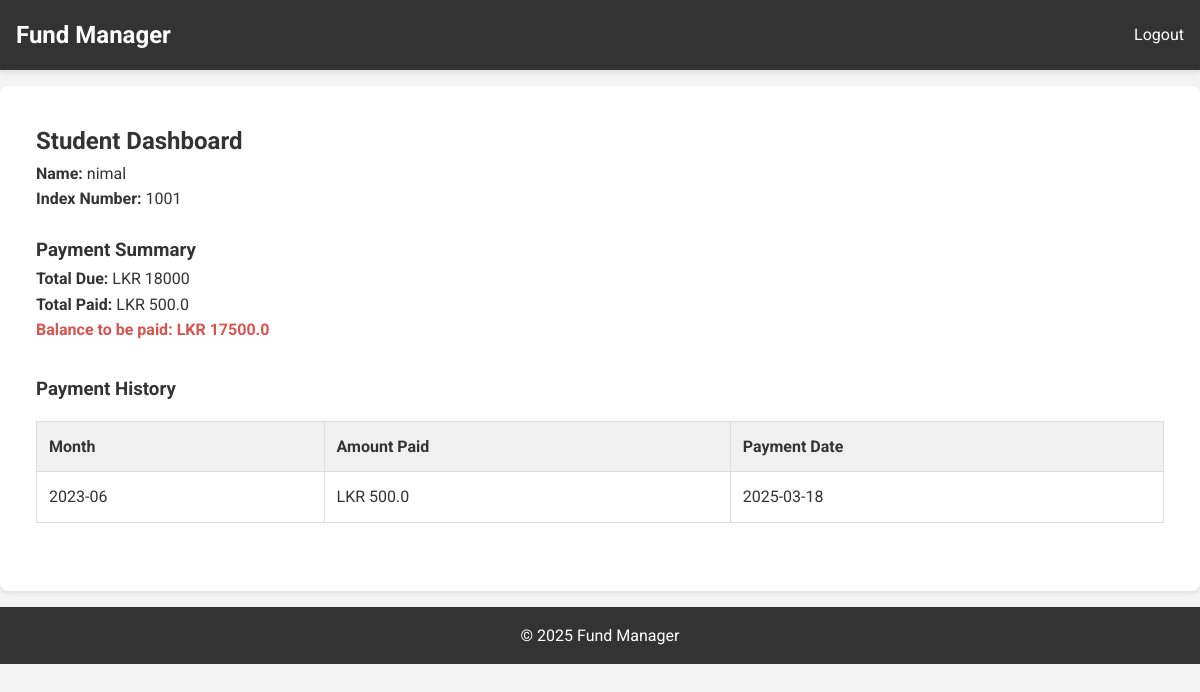
The page /student/dashboard (signed in) on the database as committed earlier.
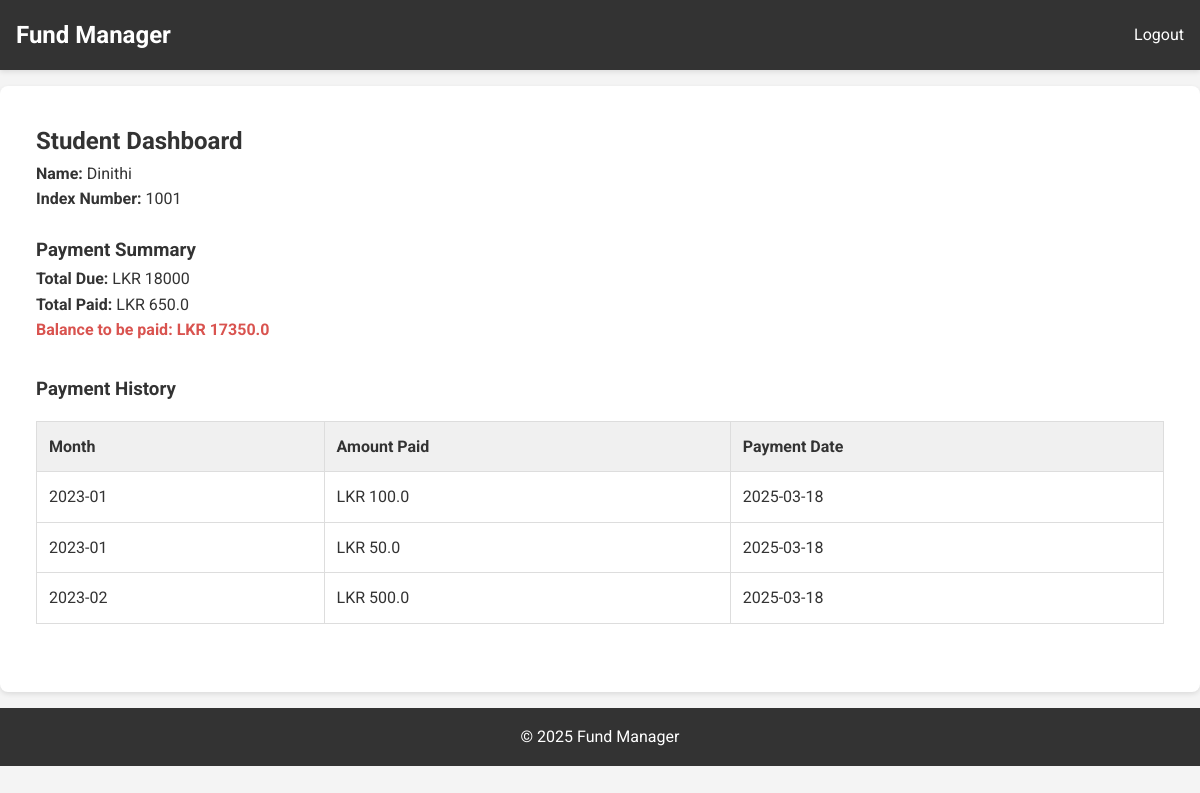
The same page on the database as committed later.
### tables this page shows
CREATE TABLE Students (
    student_id INTEGER PRIMARY KEY AUTOINCREMENT,
    index_number TEXT UNIQUE NOT NULL,
    name TEXT NOT NULL,
    password TEXT NOT NULL
);

CREATE TABLE Payments (
    payment_id INTEGER PRIMARY KEY AUTOINCREMENT,
    student_id INTEGER NOT NULL,
    month TEXT NOT NULL,
    amount_paid REAL NOT NULL,
    payment_date TEXT NOT NULL,
    FOREIGN KEY (student_id) REFERENCES Students(student_id)
);

### app.py (the view)
@app.route('/student/dashboard')
def student_dashboard():
    if 'student_id' not in session:
        return redirect(url_for('student_login'))
    student_id = session['student_id']
    student = database.get_db().execute('SELECT * FROM Students WHERE student_id = ?', (student_id,)).fetchone()
    payments = database.get_student_payments(student_id)
    total_due = calculate_total_due(student_id)  # Implement this function
    total_paid = sum([p['amount_paid'] for p in payments])
    return render_template('student_dashboard.html', student=student, payments=payments, total_due=total_due, total_paid=total_paid)

### app.py (called while the page is built)
def calculate_total_due(student_id):
    monthly_fee = 1000
    current_year = datetime.datetime.now().year
    current_month = datetime.datetime.now().month
    start_year = 2023  # Example start year
    start_month = 10   # Example start month
    total_months = (current_year - start_year) * 12 + (current_month - start_month) + 1
    total_due = total_months * monthly_fee
    return total_due

### database.py (called while the page is built)
def get_db():
    db = sqlite3.connect(DATABASE)
    db.row_factory = sqlite3.Row  # Access columns by name
    return db

def get_student_payments(student_id):
    db = get_db()
    cur = db.execute('SELECT * FROM Payments WHERE student_id = ? ORDER BY month', (student_id,))
    payments = cur.fetchall()
    db.close()
    return payments

### templates/student_dashboard.html (shortened to what this page needs)
{% extends "base.html" %}
{% block navbar %}
     <a href="{{ url_for('logout') }}" class="nav-link">Logout</a>
{% endblock %}
{% block content %}
    <div class="dashboard-container">
        <h2>Student Dashboard</h2>
        <p class="student-info">
            <strong>Name:</strong> {{ student.name }}<br>
            <strong>Index Number:</strong> {{ student.index_number }}
        </p>
        <div class="summary-section">
            <h3>Payment Summary</h3>
            <p><strong>Total Due:</strong> LKR {{ total_due }}</p>
            <p><strong>Total Paid:</strong> LKR {{ total_paid }}</p>
            <p class="balance"><strong>Balance to be paid:</strong> LKR {{ total_due - total_paid }}</p>
        </div>
        <div class="history-section">
            <h3>Payment History</h3>
            <table>
                <thead>
                    <tr>
                        <th>Month</th>
                        <th>Amount Paid</th>
                        <th>Payment Date</th>
                    </tr>
                </thead>
                <tbody>
                    {% for payment in payments %}
                    <tr>
                        <td>{{ payment.month }}</td>
                        <td>LKR {{ payment.amount_paid }}</td>
                        <td>{{ payment.payment_date }}</td>
                    </tr>
                    {% endfor %}
                </tbody>
            </table>
        </div>
    </div>
{% endblock %}

### templates/base.html (shortened to what this page needs)
<!DOCTYPE html>
<html lang="en">
<head>
    <link rel="stylesheet" href="{{ url_for('static', filename='style.css') }}">
</head>
<body>
    <header>
        <nav>
            <div class="logo">Fund Manager</div>
            {% block navbar %}
            {% endblock %}
        </nav>
    </header>
    <main>
        <section class="content">
            {% block content %}{% endblock %}
        </section>
    </main>
    <footer>
        <p>© 2025 Fund Manager</p>
    </footer>
</body>
</html>

### static/style.css (style rules this page uses)
* { box-sizing: border-box; margin: 0; padding: 0; }
body { font-family: 'Roboto', sans-serif; line-height: 1.6; background-color: #f4f4f4; color: #333; margin: 0; }
header { background-color: #333; color: #fff; padding: 1rem 0; box-shadow: 0 2px 5px rgba(0, 0, 0, 0.1); }
nav { display: flex; justify-content: space-between; align-items: center; max-width: 1200px; margin: 0 auto; padding: 0 1rem; }
.logo { font-size: 1.5rem; font-weight: bold; }
.nav-link { color: #fff; text-decoration: none; margin-left: 1rem; transition: color 0.3s ease; }
main { max-width: 1200px; margin: 1rem auto; padding: 1rem; background-color: #fff; border-radius: 8px; box-shadow: 0 2px 5px rgba(0, 0, 0, 0.1); }
.content { padding: 20px; }
footer { text-align: center; padding: 1rem 0; background-color: #333; color: #fff; }
table { border-collapse: collapse; width: 100%; margin-top: 1rem; }
th, td { border: 1px solid #ddd; padding: 0.75rem; text-align: left; }
th { background-color: #f0f0f0; }
.student-info { margin-bottom: 1.5rem; }
.summary-section, .history-section { margin-bottom: 2rem; }
.balance { font-weight: bold; color: #d9534f; }

Rows that differ between the two databases and show on the page:
changed Students: name "nimal" → "Dinithi"
added Payments: month "2023-01", amount_paid "100.0", payment_date "2025-03-18"
added Payments: month "2023-01", amount_paid "50.0", payment_date "2025-03-18"
changed Payments (number 3 of 3 on the later page): month "2023-06" → "2023-02"
Other text that changed with them:
{{ total_paid }}: "500.0" → "650.0"
{{ total_due - total_paid }}: "17500.0" → "17350.0"
